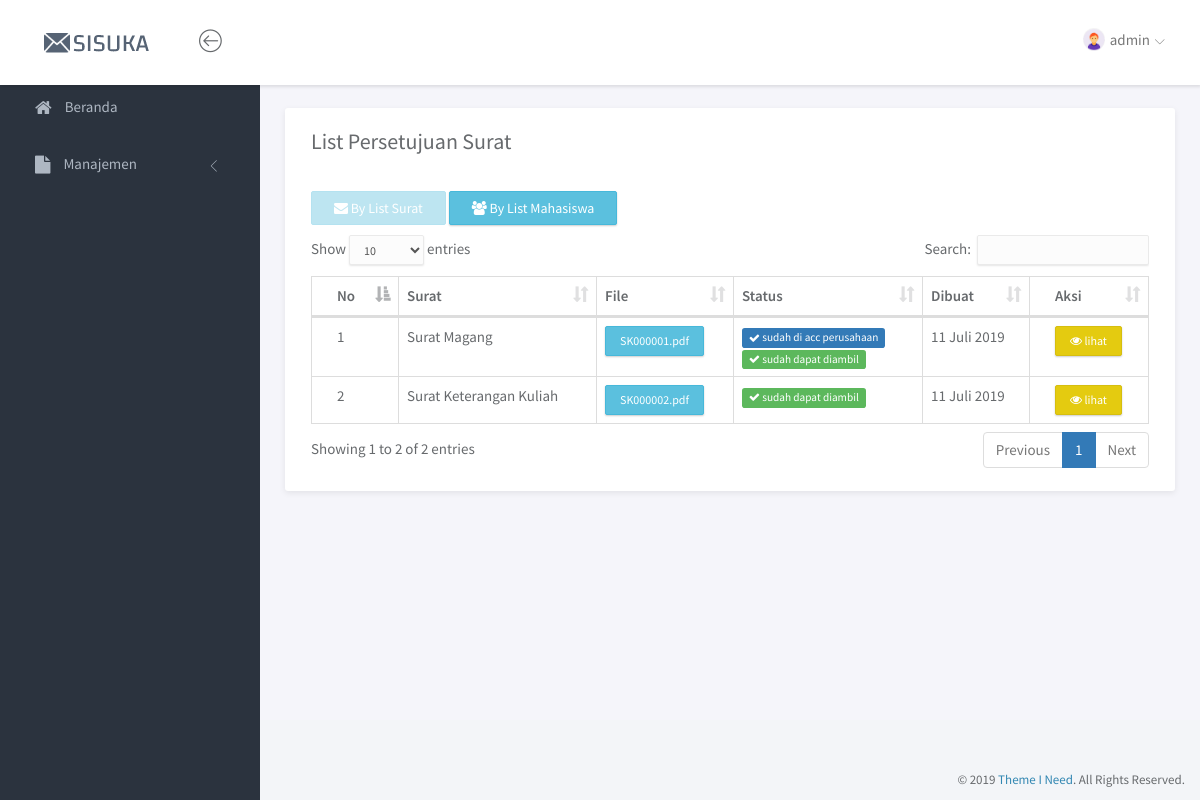
The page /index.php?page=listsurat (signed in) on the database as committed earlier.
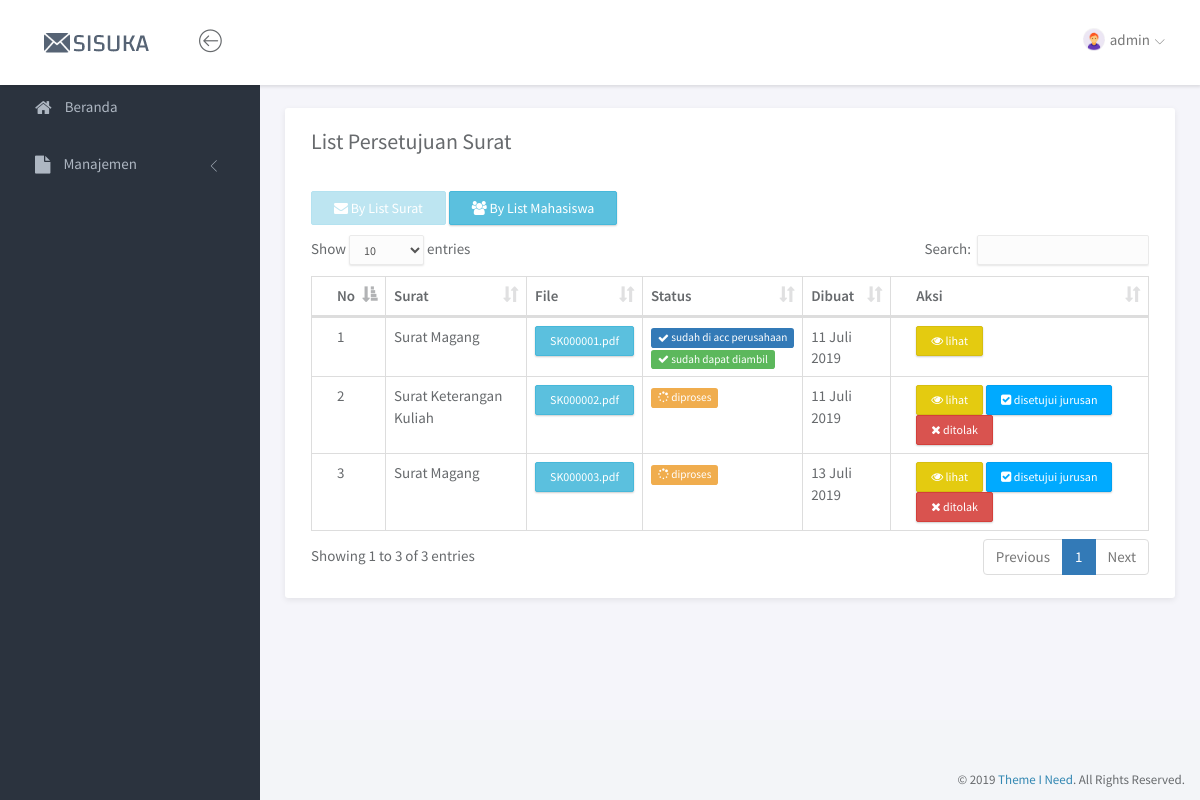
The same page on the database as committed later.
### tables this page shows
CREATE TABLE `tbl_suratkonfirmasi` (
  `id_suratkonfirmasi` varchar(15) NOT NULL,
  `id_kategori` varchar(15) NOT NULL,
  `status_surat` int(1) NOT NULL,
  `file_surat` text NOT NULL,
  `data` text NOT NULL,
  `created_at` date DEFAULT NULL,
  `acc_at` date DEFAULT NULL
);

CREATE TABLE `tbl_kategorisurat` (
  `id_kategori` varchar(15) NOT NULL,
  `nama` varchar(50) NOT NULL,
  `kode` varchar(5) NOT NULL,
  `file` text,
  `ket` text
);

### page/listsurat/listsurat.php (the view, shortened to what the changed rows need)
<div class="panel panel-headline">
    <div class="panel-heading">
        <div class="row">
            <div class="col-md-12">
                <div class="pull-left">
                    <h3 class="panel-title">List Persetujuan Surat</h3>
                </div>
            </div>
        </div>
    </div>
    <div class="panel-body">
        <div class="row" style="margin-bottom: 10px;">
            <div class="col-md-12">
                <button id="btnListSurat" class="btn btn-info" style="outline:none;"><i class="fa fa-envelope"></i> By List Surat</button>
                <button id="btnListMhs" class="btn btn-info" style="outline:none;"><i class="fa fa-users"></i> By List Mahasiswa</button>
            </div>
        </div>
        <div class="row">
            <div class="col-md-12">
                <div id="listSurat" class="table-responsive">
                    <table class="table table-bordered example">
                        <thead>
                            <tr>
                                <th>No</th>
                                <th>Surat</th>
                                <th>File</th>
                                <th>Status</th>
                                <th>Dibuat</th>
                                <th>Aksi</th>
                            </tr>
                        </thead>
                        <tbody>
                            <?php
                            $no = 1;
                            $q = mysqli_query($conn, "SELECT * FROM tbl_suratkonfirmasi
                                                    JOIN tbl_kategorisurat ON tbl_suratkonfirmasi.id_kategori=tbl_kategorisurat.id_kategori");
                            while($data=mysqli_fetch_array($q)){
                                ?>
                                <tr>
                                    <td><?= $no ?></td>
                                    <td><?= $data['nama'] ?></td>
                                    <td><a href="file/surat/<?=$data['file_surat'] ?>" class="btn btn-info btn-xs" target="_blank" title="lihat file"><?= $data['file_surat'] ?></a></td>
                                    <td><?= getStatus($data['id_kategori'],$data['status_surat']) ?></td>
                                    <td><?= tanggal_indo($data['created_at']) ?></td>
                                    <td>
                                        <a href="?page=listsuratlihat&id=<?= $data['id_suratkonfirmasi'] ?>" class="btn btn-warning btn-xs"><i class="fa fa-eye"></i> lihat</a>
                                        <?php if ($data['id_kategori'] == 'KSURAT002'){
                                                if($data['status_surat'] == 2){ ?>
                                            <a href="?page=listsuratacc&id=<?= $data['id_suratkonfirmasi'] ?>" class="btn btn-primary btn-xs"><i class="fa fa-check-square"></i> disetujui jurusan</a>
                                            <a href="?page=listsurattolak&id=<?= $data['id_suratkonfirmasi'] ?>" class="btn btn-danger btn-xs"><i class="fa fa-remove"></i> ditolak</a>
                                            <?php } ?>
                                            <?php if($data['status_surat'] == 1){ ?>
                                            <a href="?page=listsurataccperusahaan&id=<?= $data['id_suratkonfirmasi'] ?>" class="btn btn-primary btn-xs"><i class="fa fa-check-square"></i> disetujui perusahaan</a>
                                            <a href="?page=listsurattolak&id=<?= $data['id_suratkonfirmasi'] ?>" class="btn btn-danger btn-xs"><i class="fa fa-remove"></i> ditolak</a>
                                            <?php }} else {
                                                if($data['status_surat'] == 2){ ?>
                                                <a href="?page=listsuratacc&id=<?= $data['id_suratkonfirmasi'] ?>" class="btn btn-primary btn-xs"><i class="fa fa-check-square"></i> disetujui jurusan</a>
                                                <a href="?page=listsurattolak&id=<?= $data['id_suratkonfirmasi'] ?>" class="btn btn-danger btn-xs"><i class="fa fa-remove"></i> ditolak</a>
                                        <?php }} ?>
                                    </td>
                                </tr>
                            <?php $no++; }?>
                        </tbody>
                    </table>
                </div>
            </div>
        </div>
    </div>
</div>

### service.php (shortened to what the changed rows need)
<?php
function getStatus($id,$params){
    if ($id == 'KSURAT002'){
        switch ($params) {
            case 2:
                $nil = '<span class="label label-warning"><i class="fa fa-spinner fa-pulse"></i> diproses</span>';
                break;
            case 3:
                $nil = '<span class="label label-primary"><i class="fa fa-check"></i> sudah di acc perusahaan</span><br>'.
                        '<span class="label label-success"><i class="fa fa-check"></i> sudah dapat diambil</span>';
            break;
        }
    } else {
        switch ($params) {
            case 1:
                $nil = '<span class="label label-success"><i class="fa fa-check"></i> sudah dapat diambil</span>';
                break;
            case 2:
                $nil = '<span class="label label-warning"><i class="fa fa-spinner fa-pulse"></i> diproses</span>';
                break;
        }
    }
    return $nil;
}
function tanggal_indo($tanggal){
	$bulan = array (1 =>   'Januari', 'Februari', 'Maret', 'April', 'Mei', 'Juni',
				'Juli', 'Agustus', 'September', 'Oktober', 'November', 'Desember');
	$split = explode('-', $tanggal);
	return $split[2].' '.$bulan[(int)$split[1]].' '.$split[0];
}
?>

Rows that differ between the two databases and show on the page:
changed tbl_suratkonfirmasi "SK000002.pdf": status_surat "sudah dapat diambil" → "diproses disetujui jurusan ditolak"
added tbl_suratkonfirmasi: id_kategori.nama "Surat Magang", file_surat "SK000003.pdf", status_surat 2 (drawn), created_at "13 Juli 2019"
Other text that changed with them:
text written by a page script: "Show entries Search: Showing 1 to 2 of 2 entries Previous 1 Next" → "Show entries Search: Showing 1 to 3 of 3 entries Previous 1 Next"
